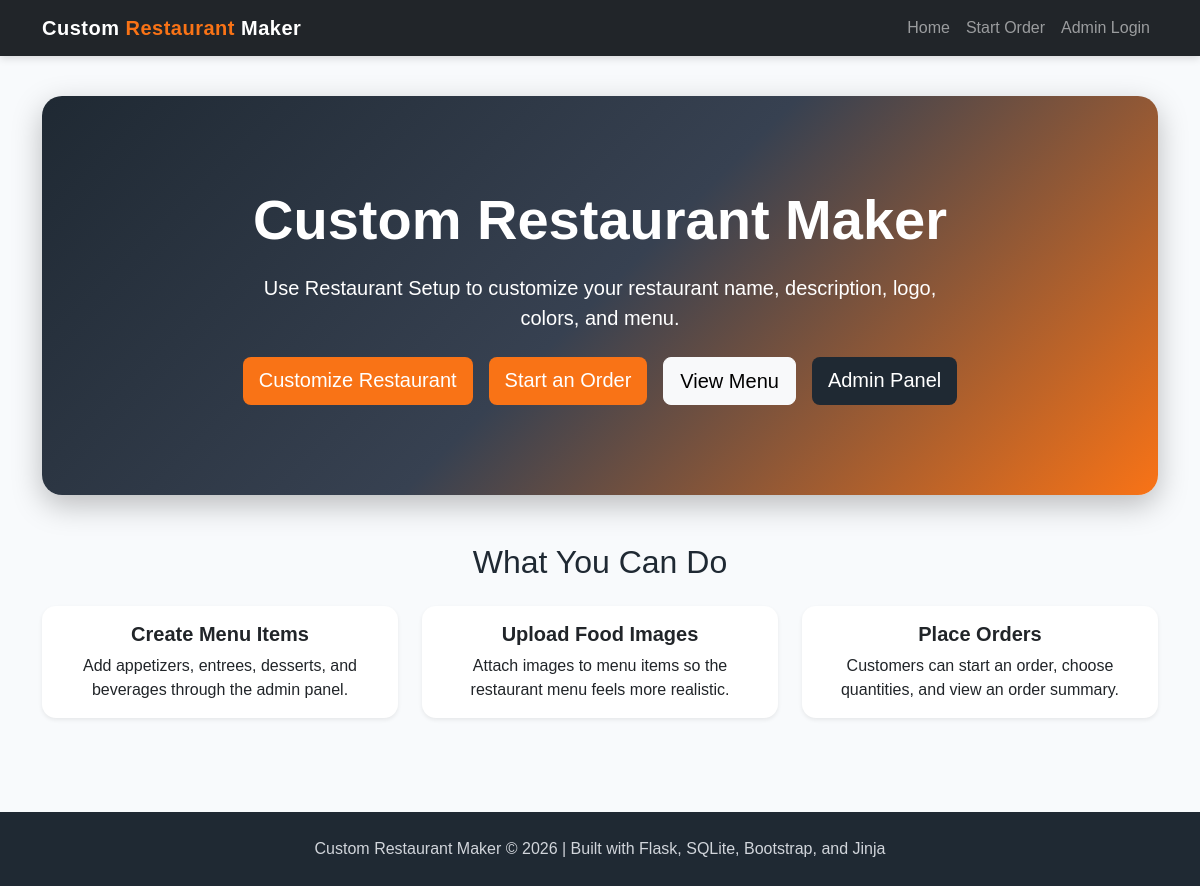
The page / on the database its author committed.
### tables this page shows
CREATE TABLE restaurants (
    restaurant_id INTEGER PRIMARY KEY AUTOINCREMENT,
    name TEXT NOT NULL,
    description TEXT,
    logo_filename TEXT,
    theme_color TEXT,
    created_at TEXT
);

### app.py (the view)
@app.route("/")
def index():
    restaurant = get_restaurant()
    return render_template("index.html", restaurant=restaurant)

### app.py (called while the page is built)
def get_db():
    conn = sqlite3.connect("project4.db")
    conn.row_factory = sqlite3.Row
    return conn

def get_restaurant():
    conn = get_db()
    cur = conn.cursor()
    cur.execute("SELECT * FROM restaurants LIMIT 1")
    restaurant = cur.fetchone()
    conn.close()
    return restaurant

### templates/index.html (shortened to what this page needs)
{% extends "base.html" %}
{% block content %}
<section class="hero-section text-center">
  <h1>
      {% if restaurant %}
          {{ restaurant['name'] }}
      {% else %}
          Custom Restaurant Maker
      {% endif %}
  </h1>
  <p>
      {% if restaurant %}
          {{ restaurant['description'] }}
      {% else %}
          Build a restaurant menu, upload food images, organize categories, and let customers place orders through a clean web interface.
      {% endif %}
  </p>
  <div class="mt-4 d-flex justify-content-center gap-3 flex-wrap">
      <a href="/restaurant_setup" class="btn btn-custom-orange btn-lg">
          Customize Restaurant
      </a>
      <a href="/start_order" class="btn btn-custom-orange btn-lg">
          Start an Order
      </a>
      <a href="/order" class="btn btn-light btn-lg">
          View Menu
      </a>
      <a href="/admin" class="btn btn-custom-dark btn-lg">
          Admin Panel
      </a>
  </div>
</section>
<section class="mt-5">
    <h2 class="text-center mb-4">
        What You Can Do
    </h2>
    <div class="row">
        <div class="col-md-4 mb-4">
            <div class="card h-100 shadow-sm">
                <div class="card-body text-center">
                    <h5 class="card-title">Create Menu Items</h5>
                    <p class="card-text">
                        Add appetizers, entrees, desserts, and beverages through the admin panel.
                    </p>
                </div>
            </div>
        </div>
        <div class="col-md-4 mb-4">
            <div class="card h-100 shadow-sm">
                <div class="card-body text-center">
                    <h5 class="card-title">Upload Food Images</h5>
                    <p class="card-text">
                        Attach images to menu items so the restaurant menu feels more realistic.
                    </p>
                </div>
            </div>
        </div>
        <div class="col-md-4 mb-4">
            <div class="card h-100 shadow-sm">
                <div class="card-body text-center">
                    <h5 class="card-title">Place Orders</h5>
                    <p class="card-text">
                        Customers can start an order, choose quantities, and view an order summary.
                    </p>
                </div>
            </div>
        </div>
    </div>
</section>
{% endblock %}

### static/style.css (style rules this page uses)
:root { --primary-dark: #1f2933; --primary-orange: #f97316; --primary-yellow: #facc15; --primary-green: #16a34a; --soft-bg: #f8fafc; --card-bg: #ffffff; --text-dark: #1f2933; }
body { background-color: var(--soft-bg); color: var(--text-dark); font-family: Arial, Helvetica, sans-serif; }
.hero-section { background: linear-gradient( 135deg, #1f2933 0%, #374151 50%, #f97316 100% ); color: white; padding: 90px 30px; border-radius: 20px; margin-top: 40px; box-shadow: 0 10px 30px rgba(0, 0, 0, 0.25); }
.hero-section h1 { font-size: 3.5rem; font-weight: 800; }
.hero-section p { font-size: 1.25rem; max-width: 700px; margin: 20px auto; }
.btn-custom-orange { background-color: var(--primary-orange); color: white; border: none; }
.btn-custom-dark { background-color: var(--primary-dark); color: white; border: none; }
.card { border: none; border-radius: 14px; transition: transform 0.2s ease, box-shadow 0.2s ease; }
.card-title { font-weight: 700; }

### rows shown on the page
restaurants: name "Custom Restaurant Maker", description "Use Restaurant Setup to customize your restaurant name, description, logo, colors, and menu."
